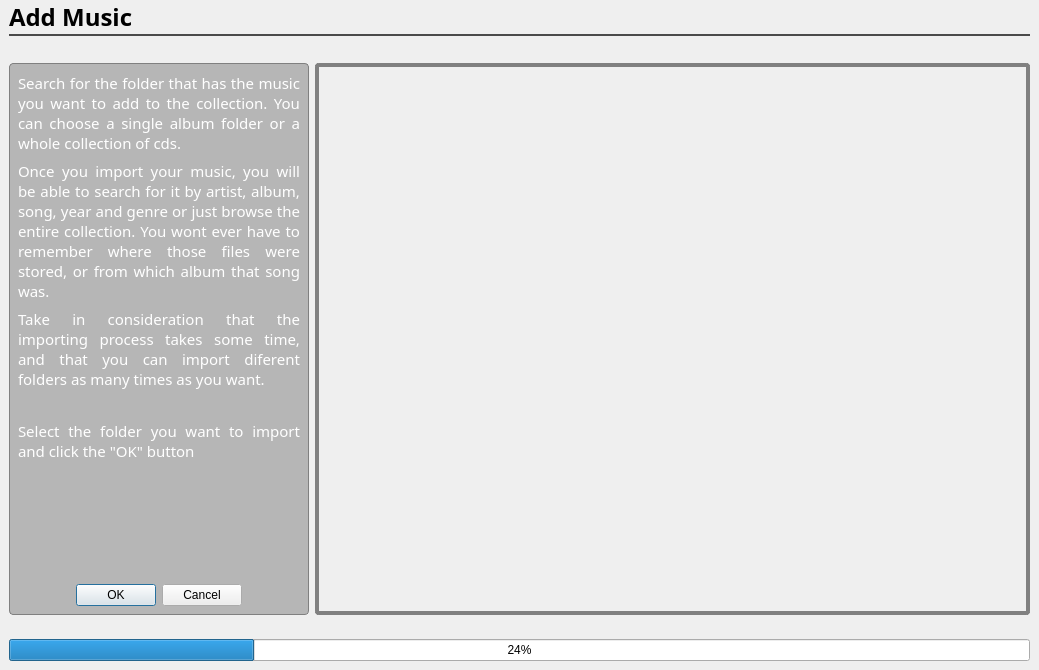
<?xml version="1.0" encoding="UTF-8"?>
<ui version="4.0">
 <class>ImportView</class>
 <widget class="QWidget" name="ImportView">
  <property name="geometry">
   <rect>
    <x>0</x>
    <y>0</y>
    <width>1039</width>
    <height>670</height>
   </rect>
  </property>
  <property name="sizePolicy">
   <sizepolicy hsizetype="Expanding" vsizetype="Expanding">
    <horstretch>0</horstretch>
    <verstretch>0</verstretch>
   </sizepolicy>
  </property>
  <property name="windowTitle">
   <string>Form</string>
  </property>
  <layout class="QVBoxLayout" name="verticalLayout">
   <property name="margin">
    <number>0</number>
   </property>
   <item>
    <widget class="QWidget" name="header" native="true">
     <property name="sizePolicy">
      <sizepolicy hsizetype="Expanding" vsizetype="Minimum">
       <horstretch>0</horstretch>
       <verstretch>0</verstretch>
      </sizepolicy>
     </property>
     <property name="styleSheet">
      <string notr="true">#header {
/*	border-bottom: 3px solid grey;*/
}</string>
     </property>
     <layout class="QVBoxLayout" name="verticalLayout_2">
      <property name="spacing">
       <number>0</number>
      </property>
      <property name="topMargin">
       <number>0</number>
      </property>
      <property name="bottomMargin">
       <number>0</number>
      </property>
      <item>
       <widget class="QLabel" name="title">
        <property name="sizePolicy">
         <sizepolicy hsizetype="Fixed" vsizetype="Preferred">
          <horstretch>0</horstretch>
          <verstretch>0</verstretch>
         </sizepolicy>
        </property>
        <property name="font">
         <font>
          <family>Microsoft PhagsPa</family>
          <pointsize>18</pointsize>
          <weight>75</weight>
          <bold>true</bold>
          <underline>false</underline>
         </font>
        </property>
        <property name="text">
         <string>Add Music</string>
        </property>
       </widget>
      </item>
      <item>
       <widget class="Line" name="line">
        <property name="styleSheet">
         <string notr="true">color: rgb(74, 74, 74);</string>
        </property>
        <property name="frameShadow">
         <enum>QFrame::Plain</enum>
        </property>
        <property name="lineWidth">
         <number>2</number>
        </property>
        <property name="midLineWidth">
         <number>0</number>
        </property>
        <property name="orientation">
         <enum>Qt::Horizontal</enum>
        </property>
       </widget>
      </item>
     </layout>
    </widget>
   </item>
   <item>
    <widget class="QWidget" name="browser" native="true">
     <property name="sizePolicy">
      <sizepolicy hsizetype="Expanding" vsizetype="Expanding">
       <horstretch>0</horstretch>
       <verstretch>0</verstretch>
      </sizepolicy>
     </property>
     <property name="styleSheet">
      <string notr="true"/>
     </property>
     <layout class="QHBoxLayout" name="horizontalLayout">
      <property name="topMargin">
       <number>20</number>
      </property>
      <item>
       <widget class="QWidget" name="leftColumn" native="true">
        <property name="sizePolicy">
         <sizepolicy hsizetype="Minimum" vsizetype="Expanding">
          <horstretch>0</horstretch>
          <verstretch>0</verstretch>
         </sizepolicy>
        </property>
        <property name="maximumSize">
         <size>
          <width>300</width>
          <height>16777215</height>
         </size>
        </property>
        <property name="styleSheet">
         <string notr="true">#leftColumn {
	border: 1px solid grey;
	border-radius: 4px;
	background-color: rgba(95, 95, 95, 100);
	color: gray;
}

</string>
        </property>
        <layout class="QVBoxLayout" name="verticalLayout_3">
         <item>
          <widget class="QLabel" name="label">
           <property name="sizePolicy">
            <sizepolicy hsizetype="Preferred" vsizetype="Minimum">
             <horstretch>0</horstretch>
             <verstretch>0</verstretch>
            </sizepolicy>
           </property>
           <property name="font">
            <font>
             <family>Microsoft PhagsPa</family>
             <pointsize>11</pointsize>
             <italic>false</italic>
             <stylestrategy>PreferAntialias</stylestrategy>
            </font>
           </property>
           <property name="styleSheet">
            <string notr="true">color: rgb(255, 255, 255);
</string>
           </property>
           <property name="text">
            <string>Search for the folder that has the music you want to add to the collection. You can choose a single album folder or a whole collection of cds.</string>
           </property>
           <property name="alignment">
            <set>Qt::AlignJustify|Qt::AlignTop</set>
           </property>
           <property name="wordWrap">
            <bool>true</bool>
           </property>
          </widget>
         </item>
         <item>
          <widget class="QLabel" name="label_2">
           <property name="sizePolicy">
            <sizepolicy hsizetype="Preferred" vsizetype="Minimum">
             <horstretch>0</horstretch>
             <verstretch>0</verstretch>
            </sizepolicy>
           </property>
           <property name="font">
            <font>
             <family>Microsoft PhagsPa</family>
             <pointsize>11</pointsize>
             <stylestrategy>PreferAntialias</stylestrategy>
            </font>
           </property>
           <property name="styleSheet">
            <string notr="true">color: rgb(255, 255, 255);
</string>
           </property>
           <property name="text">
            <string>Once you import your music, you will be able to search for it by artist, album, song, year and genre or just browse the entire collection. You wont ever have to remember where those files were stored, or from which album that song was.</string>
           </property>
           <property name="alignment">
            <set>Qt::AlignJustify|Qt::AlignTop</set>
           </property>
           <property name="wordWrap">
            <bool>true</bool>
           </property>
          </widget>
         </item>
         <item>
          <widget class="QLabel" name="label_3">
           <property name="font">
            <font>
             <family>Microsoft PhagsPa</family>
             <pointsize>11</pointsize>
             <stylestrategy>PreferAntialias</stylestrategy>
            </font>
           </property>
           <property name="styleSheet">
            <string notr="true">color: rgb(255, 255, 255);
</string>
           </property>
           <property name="text">
            <string>Take in consideration that the importing process takes some time, and that you can import diferent folders as many times as you want.</string>
           </property>
           <property name="alignment">
            <set>Qt::AlignJustify|Qt::AlignTop</set>
           </property>
           <property name="wordWrap">
            <bool>true</bool>
           </property>
          </widget>
         </item>
         <item>
          <widget class="QLabel" name="label_4">
           <property name="font">
            <font>
             <family>Microsoft PhagsPa</family>
             <pointsize>11</pointsize>
             <stylestrategy>PreferAntialias</stylestrategy>
            </font>
           </property>
           <property name="styleSheet">
            <string notr="true">padding-top: 20px;
color: rgb(255, 255, 255);
</string>
           </property>
           <property name="text">
            <string>Select the folder you want to import and click the &quot;OK&quot; button</string>
           </property>
           <property name="scaledContents">
            <bool>false</bool>
           </property>
           <property name="alignment">
            <set>Qt::AlignJustify|Qt::AlignTop</set>
           </property>
           <property name="wordWrap">
            <bool>true</bool>
           </property>
          </widget>
         </item>
         <item>
          <spacer name="verticalSpacer">
           <property name="orientation">
            <enum>Qt::Vertical</enum>
           </property>
           <property name="sizeHint" stdset="0">
            <size>
             <width>20</width>
             <height>40</height>
            </size>
           </property>
          </spacer>
         </item>
         <item>
          <widget class="QDialogButtonBox" name="buttonBox">
           <property name="standardButtons">
            <set>QDialogButtonBox::Cancel|QDialogButtonBox::Ok</set>
           </property>
           <property name="centerButtons">
            <bool>true</bool>
           </property>
          </widget>
         </item>
        </layout>
       </widget>
      </item>
      <item>
       <widget class="QColumnView" name="columnView">
        <property name="styleSheet">
         <string notr="true">#columnView {
	border: 4px solid grey;
	border-radius: 4px;
	background-color:transparent;
	alternate-background-color: transparent;
/*	padding: 4px;*/
}

QListView{
	/*background-color:rgba(150, 150, 150, 200);*/
	background-color: transparent;
	border: 0.8px solid rgb(226, 226, 226);
	padding: 4px;
	/*alternate-background-color: transparent;*/
	show-decoration-selected: 0;
}

 QListView::item:selected {
     border: 1px solid rgb(123, 169, 255);
 }

 QListView::item:selected:!active {
     background: rgb(199, 215, 240);
 }

 QListView::item:selected:active {
     background: rgb(102, 150, 212);
 }

 QListView::item:hover {
     background: qlineargradient(x1: 0, y1: 0, x2: 0, y2: 1,
                                 stop: 0 #FAFBFE, stop: 1 #DCDEF1);
 }
</string>
        </property>
        <property name="frameShape">
         <enum>QFrame::Box</enum>
        </property>
        <property name="frameShadow">
         <enum>QFrame::Raised</enum>
        </property>
        <property name="alternatingRowColors">
         <bool>false</bool>
        </property>
       </widget>
      </item>
     </layout>
    </widget>
   </item>
   <item>
    <widget class="QWidget" name="widget" native="true">
     <layout class="QHBoxLayout" name="horizontalLayout_2">
      <item>
       <widget class="QProgressBar" name="progressBar">
        <property name="enabled">
         <bool>true</bool>
        </property>
        <property name="value">
         <number>24</number>
        </property>
       </widget>
      </item>
     </layout>
    </widget>
   </item>
  </layout>
 </widget>
 <resources/>
 <connections/>
</ui>
